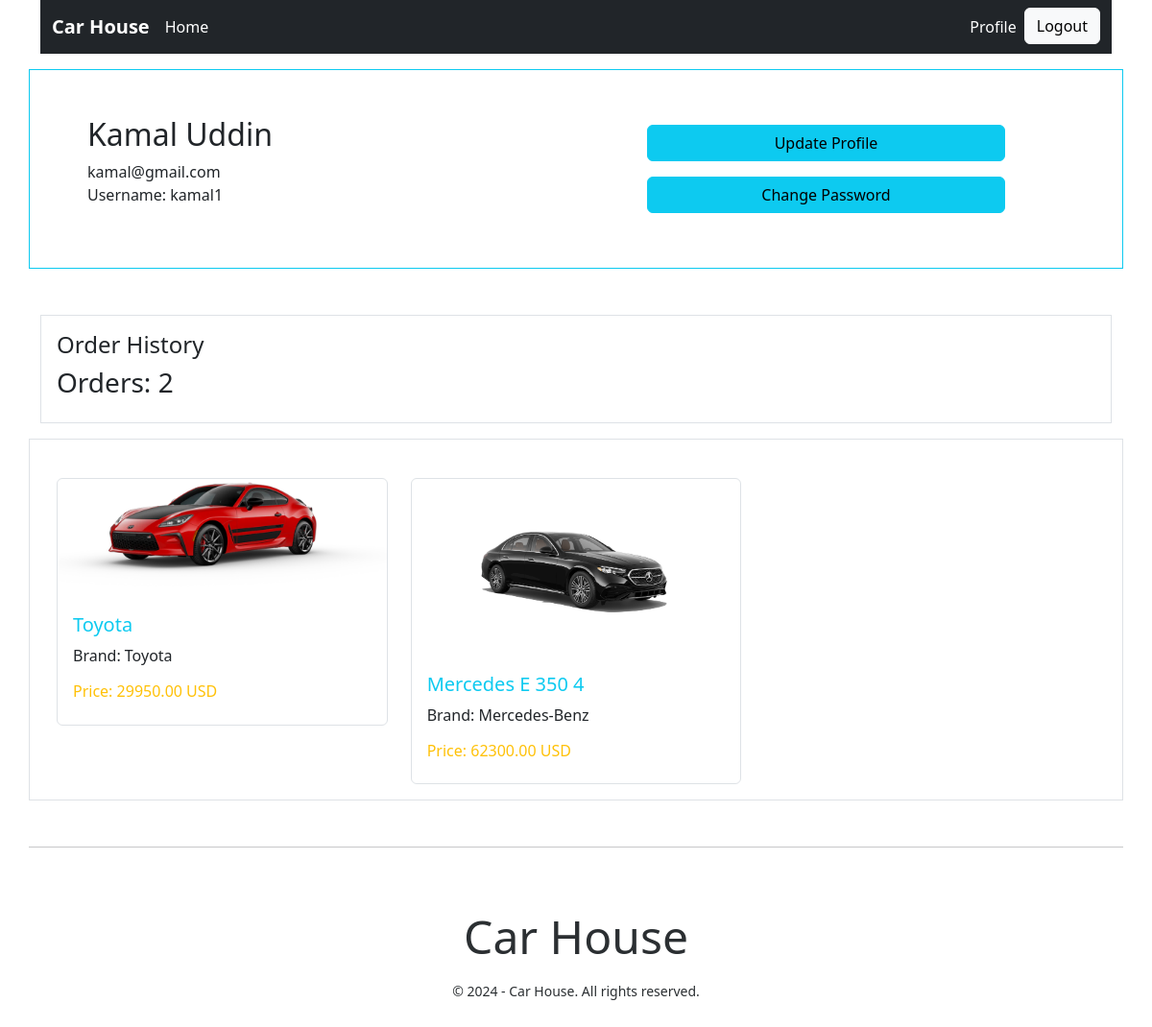
The app's page /users/profile/ (signed in) with its own data.
### users/models.py (models this page shows)
class Order(models.Model):
    car = models.ForeignKey(Car, on_delete=models.CASCADE)
    buyer = models.ForeignKey(User, on_delete=models.CASCADE, related_name='orders')

### cars/models.py (models this page shows, shortened)
class Car(models.Model):
    name = models.CharField(max_length=255)
    brand = models.ForeignKey(Brand, on_delete=models.CASCADE)
    model = models.CharField(max_length=50)
    price = models.DecimalField(max_digits=8, decimal_places=2)
    quantity = models.PositiveIntegerField(default=1)
    image = models.ImageField(upload_to='cars/upload/', blank=True, null=True)
    description = models.TextField(blank=True, null=True)

### brand/models.py (models this page shows)
class Brand(models.Model):
    name = models.CharField(max_length=100)
    description = models.TextField(blank=True, null=True)
    slug = models.SlugField()
    def __str__(self):
        return self.name

### users/views.py (the view)
# urls.py: path('profile/', views.user_profile, name="profile"),
@login_required(login_url="login")
def user_profile(request):
    user = request.user
    context = {
        "user": user,
    }
    return render(request, "profile.html", context)

### users/templates/profile.html (shortened to what this page needs)
{% extends "base.html" %}
{% block content  %}
<div class="mt-3">
    <div class="border border-info p-5 row">
        <div class="col-md-6">
            <h2 class="">{{user.first_name}} {{user.last_name}}</h2>
            <p class="">{{user.email}} <br>
                Username: {{user.username}}
            </p>
        </div>
        <div class="col-md-6 m-auto text-center">
            <a class="btn btn-info m-2 w-75" href="{% url "update_profile" %}">Update Profile</a>
            <br>
            <a class="btn btn-info m-2 w-75" href="{% url "change_password" %}">Change Password</a>
        </div>
    </div>
    <div class="mt-5" >
        <div class="border p-3">
            <h4>Order History </h4>
        <h3>Orders: {{user.orders.all.count}}</h3>
        </div>
        <div class="row row-cols-1 row-cols-md-3 g-4 mt-3 border p-3">
            {% for order in user.orders.all %}
                <div class="col">
                    <div class="card border">
                        <img src="{{order.car.image.url}}" class="card-img-top " alt="...">
                        <div class="card-body text-white">
                            <h5 class="card-title text-info">{{order.car.name}}</h5>
                            <p class="text-dark">Brand: {{order.car.brand}}</p>
                            <h6 class="text-warning">Price: {{order.car.price}} USD</h6>
                        </div>
                    </div>
                </div>
            {% endfor %}
        </div>
    </div>
</div>
{% endblock content  %}

### templates/base.html (shortened to what this page needs)
<!doctype html>
<html lang="en">
  <head>
    <link rel="stylesheet" href="https://cdnjs.cloudflare.com/ajax/libs/font-awesome/6.5.2/css/all.min.css" />
    <link href="https://cdn.jsdelivr.net/npm/bootstrap@5.3.3/dist/css/bootstrap.min.css" rel="stylesheet">
</head>
  <body class=''>
    <div class="container content">
      <nav class="navbar navbar-expand-lg bg-dark">
        <div class="container-fluid">
          <a class="navbar-brand fw-bold text-white" href="{% url "home" %}">Car House</a>
          <a class="nav-link text-white" aria-current="page" href="{% url "home" %}">Home</a>
          <div class="collapse navbar-collapse" id="navbarSupportedContent">
            <ul class="navbar-nav ms-auto">
            {% if request.user.is_authenticated %}
            <li class="nav-item">
              <a class="nav-link text-white" href="{% url "profile" %}">Profile</a>
            </li>
            <li class="nav-item">
              <a class="btn btn-light" href="{% url "logout" %}">Logout</a>
            </li>
            {% endif %}
          </div>
        </div>
      </nav>
        {% block content %}
        {% endblock %}
    </div>
    <hr class="mt-5 container" />
    <footer class="py-5 nt-5">
      <div class="container text-secondary-emphasis text-center">
        <p class="display-5 mb-3">
          Car House
        </p>
        <small class="text-secondary-emphasis-50"
          >&copy; 2024 - Car House. All rights reserved.</small
        >
      </div>
    </footer>
  </body>
</html>

### records on screen
Order: car.image (picture), car.name "Toyota", car.brand "Toyota", car.price "29950.00"
Order: car.image (picture), car.name "Mercedes E 350 4", car.brand "Mercedes-Benz", car.price "62300.00"

### other values on screen
{{ user.first_name }} "Kamal"
{{ user.last_name }} "Uddin"
{{ user.email }} "kamal@gmail.com"
{{ user.username }} "kamal1"
{{ user.orders.all.count }} "2"
